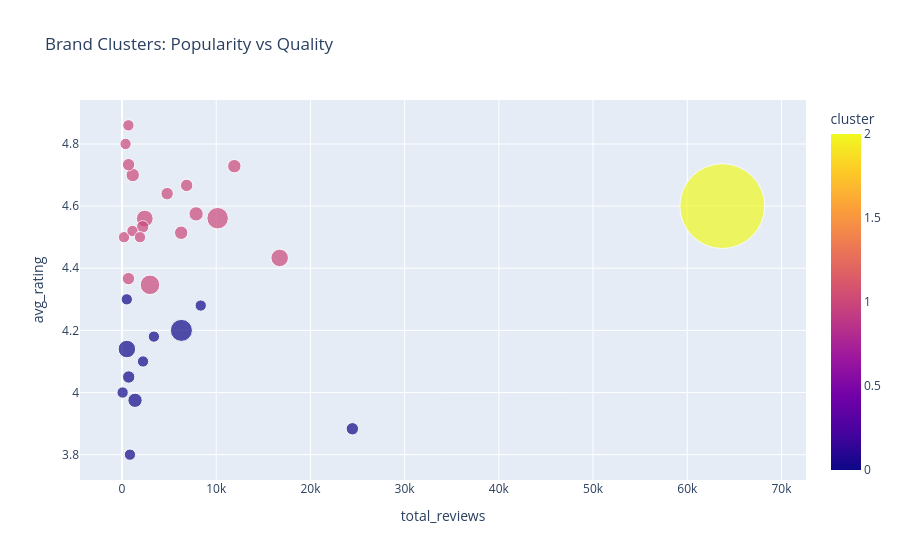

Write notebook code for a chart like this one.
### Markdown cell above
#### 5.1. Raw, Unnamed Clusters:

### Code cell
import plotly.express as px

fig = px.scatter(
    brand_df,
    x="total_reviews",
    y="avg_rating",
    size="product_count",
    color="cluster",
    hover_name="brand",
    title="Brand Clusters: Popularity vs Quality",
    size_max=60
)

fig.show()

### Figure 1 — Plotly figure (JSON) as saved in the notebook; plotly's stock layout.template omitted (floating-point values rounded to 4 significant figures)
{"data": [{"hovertemplate": "<b>%{hovertext}</b><br><br>total_reviews=%{x}<br>avg_rating=%{y}<br>product_count=%{marker.size}<br>cluster=%{marker.color}<extra></extra>", "hovertext": ["100stem", "50stem", "boulder clean", "chicago steak", "chocolate covered", "coastal seafood", "crescent foods", "dartagnan", "davids cookies", "ecos he", "ferraras bakery", "g2g", "japanese wagyu", "kirkland signature", "made in nature", "nellies", "no sugar", "northfork bison", "northwest fish", "peets coffee", "plaza golden", "plaza osetra", "rastelli", "rastelli usda", "ruta maya", "san francisco", "starbucks", "the unscented company", "tre olive", "tsar nicoulai"], "legendgroup": "", "marker": {"color": [0, 0, 0, 1, 0, 0, 1, 0, 1, 1, 0, 1, 1, 2, 1, 1, 0, 1, 0, 1, 1, 1, 1, 0, 1, 1, 1, 0, 1, 1], "coloraxis": "coloraxis", "size": [5, 6, 5, 11, 5, 5, 5, 5, 12, 6, 8, 5, 6, 281, 7, 18, 6, 6, 19, 7, 6, 8, 5, 5, 7, 6, 5, 12, 5, 15], "sizemode": "area", "sizeref": 0.07806, "symbol": "circle"}, "mode": "markers", "name": "", "orientation": "v", "showlegend": false, "type": "scatter", "x": [8357, 24452, 511, 2417, 67, 844, 216, 2230, 16737, 6864, 1386, 679, 2193, 63714, 6281, 10152, 713, 688, 6305, 1139, 698, 7868, 1112, 3388, 11924, 4794, 1911, 520, 379, 2972], "xaxis": "x", "y": [4.28, 3.883, 4.3, 4.56, 4, 3.8, 4.5, 4.1, 4.433, 4.667, 3.975, 4.86, 4.533, 4.6, 4.514, 4.561, 4.05, 4.367, 4.2, 4.7, 4.733, 4.575, 4.52, 4.18, 4.729, 4.64, 4.5, 4.14, 4.8, 4.347], "yaxis": "y"}], "layout": {"coloraxis": {"colorbar": {"title": {"text": "cluster"}}, "colorscale": [[0, "#0d0887"], [0.1111, "#46039f"], [0.2222, "#7201a8"], [0.3333, "#9c179e"], [0.4444, "#bd3786"], [0.5556, "#d8576b"], [0.6667, "#ed7953"], [0.7778, "#fb9f3a"], [0.8889, "#fdca26"], [1, "#f0f921"]]}, "legend": {"itemsizing": "constant", "tracegroupgap": 0}, "title": {"text": "Brand Clusters: Popularity vs Quality"}, "xaxis": {"anchor": "y", "domain": [0, 1], "title": {"text": "total_reviews"}}, "yaxis": {"anchor": "x", "domain": [0, 1], "title": {"text": "avg_rating"}}}}
